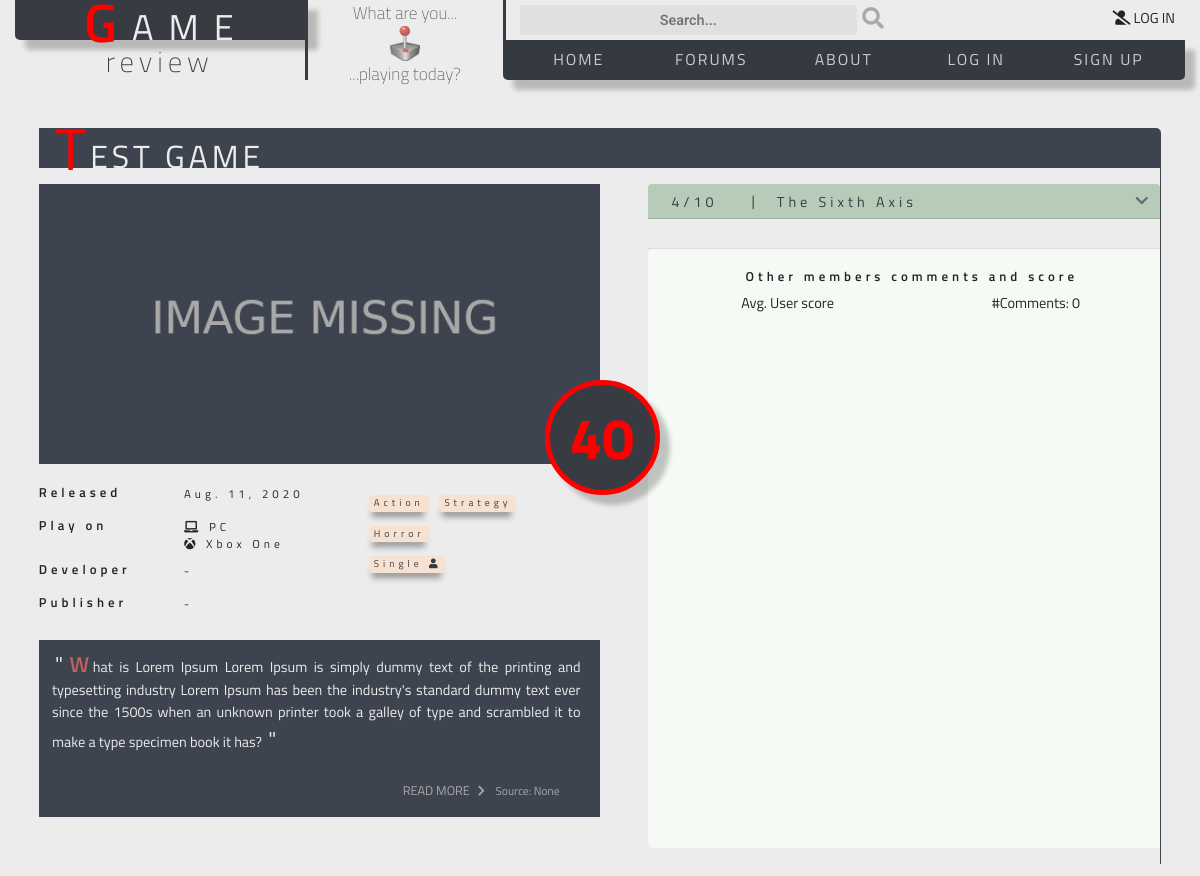
Page /game_details/3 on the committed database.
### games/models.py (models this page shows, shortened)
class Game(models.Model):
    title = models.CharField(
        max_length=40)
    thumb_img = models.ImageField(
        upload_to='games/thumb_images/',
        max_length=255, null=True, blank=True)
    large_cover_img = models.ImageField(
        upload_to='games/cover_images/',
        max_length=255, null=True, blank=True)
    in_game_img = models.ImageField(
        upload_to='games/ingame_images/',
        max_length=255, null=True, blank=True)
    release_date = models.DateField(
        null=True, blank=True)
    description = models.TextField(
        max_length=5000, null=True, blank=True)
    description_src = models.CharField(
        max_length=40, null=True, blank=True)
    description_src_url = models.URLField(
        max_length=255, null=True, blank=True)
    developer = models.ForeignKey(
        Developer,
        null=True, blank=True,
        on_delete=models.SET_NULL)
    publisher = models.ForeignKey(
        Publisher,
        null=True, blank=True,
        on_delete=models.SET_NULL)
    pegi = models.ForeignKey(
        Pegi,
        null=True, blank=True,
        on_delete=models.SET_NULL)
    avg_score = models.DecimalField(
        max_digits=4, decimal_places=2, null=True, blank=True)
    platforms = models.ManyToManyField(Platform, blank=True)
    genre_tags = models.ManyToManyField(GenreTag, blank=True)
    theme_tags = models.ManyToManyField(ThemeTag, blank=True)
    misc_tags = models.ManyToManyField(MiscTag, blank=True)
    stores = models.ManyToManyField(Store, blank=True)

class GenreTag(models.Model):
    long_name = models.CharField(max_length=40)
    short_name = models.CharField(max_length=40, null=True, blank=True)
    show_name = models.BooleanField(default=True)
    icon = models.CharField(max_length=50, null=True, blank=True)
    show_icon = models.BooleanField(default=False)
    tag_category = models.CharField(max_length=40, default='genre')

class ThemeTag(models.Model):
    long_name = models.CharField(max_length=40)
    short_name = models.CharField(max_length=40, null=True, blank=True)
    show_name = models.BooleanField(default=True)
    icon = models.CharField(max_length=50, null=True, blank=True)
    show_icon = models.BooleanField(default=False)
    tag_category = models.CharField(max_length=40, default='theme')

class MiscTag(models.Model):
    long_name = models.CharField(max_length=40)
    short_name = models.CharField(max_length=40, null=True, blank=True)
    show_name = models.BooleanField(default=True)
    icon = models.CharField(max_length=50, null=True, blank=True)
    show_icon = models.BooleanField(default=False)
    tag_category = models.CharField(max_length=40, default='misc')
    tag_sub_category = models.CharField(max_length=40, null=True, blank=True)

class Platform(models.Model):
    long_name = models.CharField(max_length=40)
    short_name = models.CharField(max_length=10)
    icon = models.CharField(max_length=50, null=True, blank=True)
    show_icon = models.BooleanField(default=True)
    img = models.ImageField(
        upload_to='platforms/platform_images/', max_length=255, null=True, blank=True)
    show_img = models.BooleanField(default=False)

### reviews/models.py (models this page shows, shortened)
class Review(models.Model):
    game = models.ForeignKey(
        Game,
        on_delete=models.SET_NULL,
        null=True,
        blank=True)
    review_site = models.ForeignKey(
        ReviewSite,
        on_delete=models.SET_NULL,
        null=True,
        blank=True)
    author = models.CharField(max_length=50, null=True, blank=True)
    review_date = models.DateField(null=True, blank=True)
    review_url = models.URLField(max_length=255, null=True, blank=True)
    score = models.DecimalField(
        max_digits=4, decimal_places=2, null=True, blank=True)
    max_score = models.DecimalField(
        max_digits=4, decimal_places=1, null=True, blank=True)
    short_quote = models.TextField(
        max_length=500, null=True, blank=True)
    long_quote = models.TextField(
        max_length=10000, null=True, blank=True)
    image = models.ImageField(
        upload_to='reviews/review_images/',
        max_length=255, null=True, blank=True)
    show_logo_img = models.BooleanField(default=False)

class ReviewSite(models.Model):
    site_name = models.CharField(max_length=50)
    site_short_name = models.CharField(max_length=50)
    site_url = models.URLField(max_length=255, null=True, blank=True)
    site_url_name = models.CharField(max_length=50, null=True, blank=True)
    logo_img = models.ImageField(
        upload_to='review_sites/logo_images/',
        max_length=255, null=True, blank=True)
    show_logo_img = models.BooleanField(default=False)
    logo_icon = models.CharField(max_length=50, null=True, blank=True)
    show_logo_icon = models.BooleanField(default=False)
    max_score = models.IntegerField(null=True, blank=True)

### games/views.py (the view, shortened to what this page needs)
def game_details_view(request, game_id):
    gameid = game_id
    print(gameid)
    if gameid != 'none':
        game = Game.objects.filter(id=gameid)
        all_user_comment_scores = UserCommentsScore.objects.filter(
            game__id=gameid).order_by('-updated')
        context = {
            'this_game': game,
            'all_user_comment_scores': all_user_comment_scores,
        }
        return render(request, "game_details.html", context)
    return redirect(game_list_view)

### games/templates/game_details.html (shortened to what this page needs)
{% extends 'base.html' %}
{% load static %}
{% block main_content %}
{% for game in this_game  %}
<div class="row no-gutters mx-auto mt-5 px-3 game-details-title">
		<div class="title-wrapper">
			<span class="game-title-initial-cap">{{ game.title|slice:"1" }}</span>{{game.title|slice:"1:"}}
		</div>
</div>
<div class="row no-gutters game-details-content-container">
	<div class="col-12 col-md-6 m-0 p-0">
		<div class="d-flex flex-column mt-3 ml-0 w-100 h-100">
			<div class="game-img-large-container">
				{% if  game.large_cover_img %}
					<img class="img-fluid" src="{{ MEDIA_URL }}{{ game.large_cover_img }}" alt="{{ game.title }} - Cover image">
				{% else %}
					<img src="{% static "img/img_placeholder_600x300.jpg"%}" alt="Empty placeholder - Game cover image is missing">
				{% endif %}
			</div>
			<div class="mt-3 relative-container">
				<div class="score-wrapper score-details">
					<div class="score shadow-bottom-right">
						<span class="score-text score-text-digits">{{ game.avg_score.normalize }}</span>
					</div>
				</div>
				<table class="table table-sm table-borderless details-table">
					<tr>
						<td>
							<h6>Released</h6>
						</td>
						<td class="details-info-text">
							{{ game.release_date }}
						</td>
						<td rowspan="7" class="details-info-text justify-content-right">
							<div class="my-2">
								{% for tag in game.genre_tags.all %}
								<a 	href="#"
									data-toggle="tooltip"
									data-placement="top"
									title="{{ tag.long_name }}">
									<div class="mr-1 mb-1 shadow-faint-small tag tag-genre details-tag">
										{% if tag.show_name %}
											{{ tag.short_name }}
										{% endif %}
									</div>
								</a>
								{% endfor %}
							</div>
							<div class="my-2">
								{% for tag in game.theme_tags.all %}
								<a 	href="#"
									data-toggle="tooltip"
									data-placement="top"
									title="{{ tag.long_name }}">
									<div class="mr-1 mb-1 text-right shadow-faint-small tag tag-theme details-tag ">
										{% if tag.show_name %}
											{{ tag.short_name }}
										{% endif %}
									</div>
								</a>
								{% endfor %}
							</div>
							<div class="my-2">
								{% for tag in game.misc_tags.all %}
									{% if tag.tag_sub_category != 'pegi' %}
								<a 	href="#"
								data-toggle="tooltip"
								data-placement="top"
								title="{{ tag.long_name }}">
									<div class="mr-1 mb-1 shadow-faint-small tag tag-misc details-tag ">
										{% if tag.show_name %}
											{{ tag.short_name }}
										{% endif %}
										{% if tag.show_icon %}
											{{ tag.icon | safe }}
										{% endif %}
									</div>
								</a>
									{% endif %}
								{% endfor %}
							</div>
						</td>
					</tr>
					<tr>
						<td>
							<h6>Play on</h6>
						</td>
						<td class="details-info-text">
						{% for platform in game.platforms.all %}
							{% if platform.show_icon %}
								{{ platform.icon | safe }}
							{% elif platform.show_img %}
								<img class="platform-icon-image" src="{{ platform.img.url }}" alt="">
							{% endif %}
								{{ platform.long_name}}
							<br>
						{% endfor %}
						</td>
					</tr>
					<tr>
						<td>
							<h6>Developer</h6>
						</td>
						<td class="details-info-text">
							{% if game.developer %}
								{% if game.developer.web_url %}
									<a href="{{ game.developer.web_url }}" target="_blank">{{ game.developer.long_name }}</a>
								{% else %}
									{{ game.developer.long_name }}</a>
								{% endif %}
							{% else %}
								-
							{% endif %}
						</td>
					</tr>
					<tr>
						<td>
							<h6>Publisher</h6>
						</td>
						<td class="details-info-text">
							{% if game.publisher %}
								{% if game.publisher.web_url %}
									<a href="{{ game.publisher.web_url }}" target="_blank">{{ game.publisher.long_name }}</a>
								{% else %}
									{{ game.publisher.long_name }}</a>
								{% endif %}
							{% else %}
								-
							{% endif %}
						</td>
					</tr>
				</table>
			</div>
				<div class="details-description-box w-100 text-justify px-3 pt-2 pb-3">
					<span class="descr-quote-sign">"</span>
					<span class="descr-capital">{{ game.description|slice:"1" }}</span>
					<span class="descr-bodytext">{{ game.description|slice:"1:" }}</span>
					<span class="descr-quote-sign">"</span>
					<div class="text-right mt-4">
						<span class="details-descr-source px-4 py-2 hover-me">
							<a href="{{ game.description_src_url }}" target="_blank"><span class="text-medeium-large ">READ MORE</span><i class="fas fa-chevron-right px-2"></i> Source: {{ game.description_src }}</a>
						</span>
					</div>
				</div>
		</div>
	</div>
	<div class="col-12 col-md-6 m-0 p-0">
		<div class="d-flex flex-column mt-3 ml-0 w-100 h-100">
			<div class="ml-0 ml-md-5 mb-3">
				<div class="accordion" id="accordionExample">
					{% for review in game.review_set.all %}
					<div class="card details-review_card">
						<div class="card-header details-review-header hover-me" id="headingOne">
							<button class="btn text-left pb-2" type="button" data-toggle="collapse" data-target="#review_{{review.review_site.id}}" aria-expanded="true" aria-controls="review_{{review.review_site.id}}">
								<span class="float-left">
									<table>
										<tr>
											<td class="details-review-table-score-col">{{ review.score.normalize }}/{{ review.max_score.normalize }}</td>
											<td><span class="mr-3 content-up-1">|</span></td>
											<td>{{ review.review_site.site_short_name }} </td>
										</tr>
									</table>
								</span>
								<span class="float-right text-right">
									<i class="fas fa-chevron-down details-review-icon"></i>
								</span>
							</button>
						</div>
					</div>
					{% endfor %}
				</div>
				<div class="comments-user-score-container mt-3 mt-md-4 pb-5">
					<hr>
					<div class="comments-header text-center ml-3 pt-1 pb-5">
						<h6>Other members comments and score</h6>
						<div class="d-flex flex-row justify-content-between">
							<div class="w-50 text-center">
								Avg. User score
							</div>
							<div class="w-50 text-center">
								#Comments: {{ all_user_comment_scores.count }}
							</div>
						</div>
					</div>
				</div>
			</div>
		</div>
	</div>
</div>
{% endfor %}
{% endblock %}

### rows in the picture
Game: title "T", title "EST GAME", release_date "Aug. 11, 2020", description "W", description "hat is Lorem Ipsum Lorem Ipsum is simply dummy text of the printing and typesetting industry Lorem Ipsum has been the industry's standard dummy text ever since the 1500s when an unknown printer took a galley of type and scrambled it to make a type specimen book it has?", description_src "None", count "0"
GenreTag: short_name "Action"
GenreTag: short_name "Strategy"
ThemeTag: short_name "Horror"
MiscTag: short_name "Single"
Platform: long_name "PC"
Platform: long_name "Xbox One"
Review: score.normalize "4", max_score.normalize "10", review_site.site_short_name "The Sixth Axis"
